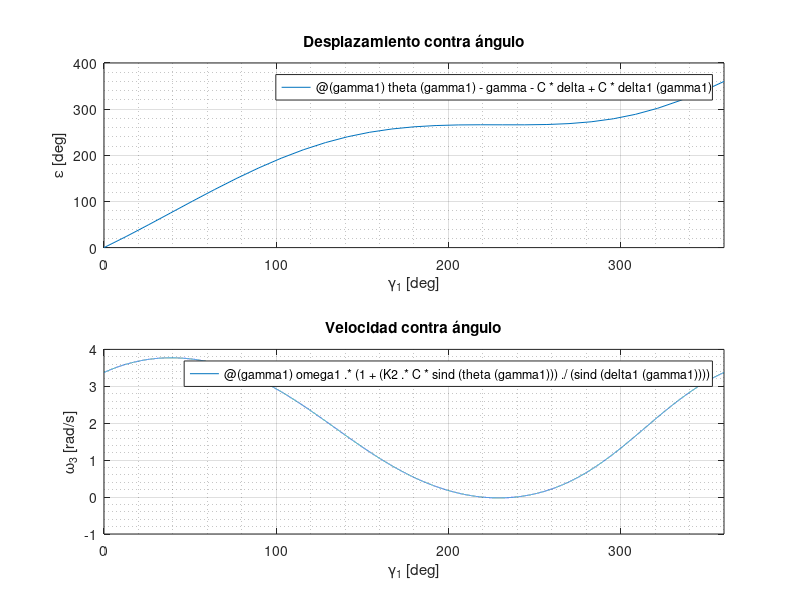

This chart was generated by the following MATLAB code:
clear; clc;

% (* Declaracion de variables *)
lambda = 1;
a = 0.8;
r1 = 1;
r2 = 1.5;
r3 = 1;
d = 3.1;

omega1 = 1.875;

b = r1 + r2
c = r2 + r3

s = (a + b + c + d) / 2

delta = acosd((2*s*(s - d)) / ((a + b)*c) - 1)
gamma = asind(c/d*sind(delta))

K1 = (b^2 + c^2 - d^2 - a^2) / (2*b*c)
K2 = (a*d) / (b*c)

C = 1 + r2/r1

% (*  Declaracion de function_handler *)
theta = @(gamma1) gamma + gamma1;

delta1 = @(gamma1) acosd(K1 + K2*cosd(theta(gamma1)));

epsilon = @(gamma1) theta(gamma1) - gamma - C*delta + C*delta1(gamma1);

omega3 = @(gamma1) omega1.*(1 + (K2.*C*sind(theta(gamma1))) ...
         ./ (sind(delta1(gamma1))));

% (* Generacion de graficas *)
figure;
subplot(2, 1, 1);
fplot(epsilon, [0 360]);
title('Desplazamiento contra ángulo');
xlabel('\gamma_{1} [deg]');
ylabel('\epsilon [deg]');
grid;
grid minor;

subplot(2, 1, 2);
fplot(omega3, [0 360]);
title('Velocidad contra ángulo');
xlabel('\gamma_{1} [deg]');
ylabel('\omega_{3} [rad/s]');
grid;
grid minor;